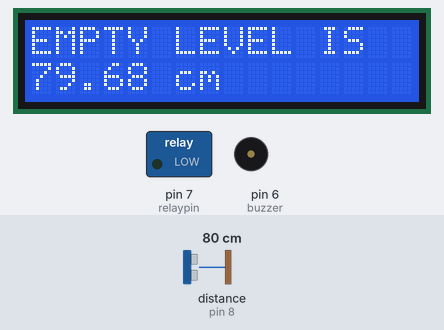
A sketch run on a simulated Arduino Uno, built with avr-gcc and run on an emulated ATmega328P. On the bench: 16×2 character LCD, switched loads named in the sketch (green lamp = pin HIGH), buzzer (waves = sounding, pin HIGH). Wiring (inferred from the names in the program): ultrasonic range finder: trigger pin 12; echo pin 8. Inputs (shaded band) come from the test bench; at power-on: distance to the obstacle (sensor on pin 8) 80 cm. The echo pulse lasts 58.3 µs per cm; pins used as bus, display or sensor lines are not drawn; what the sketch prints to the serial monitor is not drawn.

Above: at 1.2 s.
1.3 s: distance to the obstacle (sensor on pin 8) set to 7 cm
At 2.7 s:
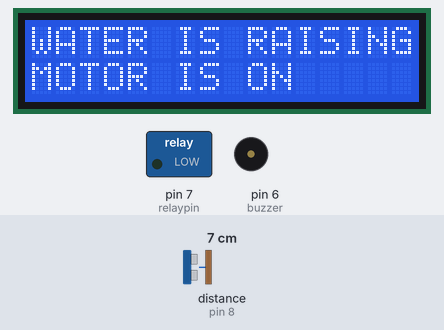
6.3 s: distance to the obstacle (sensor on pin 8) set to 4 cm
At 10.5 s:
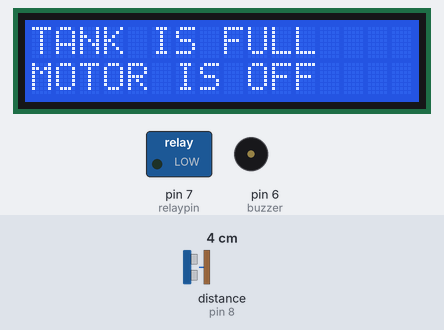
12.5 s: distance to the obstacle (sensor on pin 8) set to 9 cm
At 15.5 s:
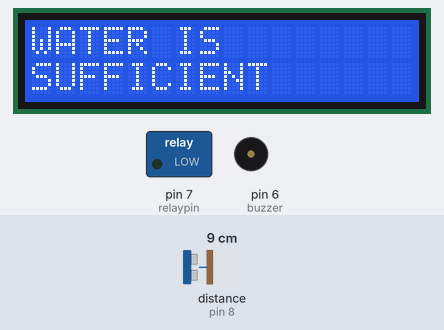
Timing chart, 0 to 17.0 s (numbered marks = the images above; inputs shaded):
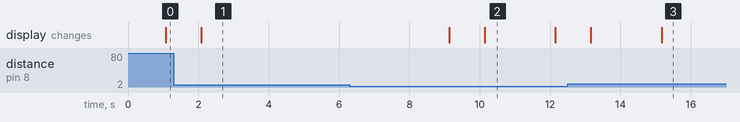

The sketch:

sketch_may29a.ino
```cpp
#include<LiquidCrystal.h>              //loads LCD library

   LiquidCrystal screen(10,9,5,4,3,2);       //an LCD object named screen has been created and it uses the pin numbers of the arduino that are specified in the braces

   float emptylevel;               //variable for distance between ultrasonic sensor and water
   float upperlimit=5.0;           // max level of water in the tank
   float lowerlimit=25.0;          //min level of water in the tank
   int relaypin=7;                 //relay pin is connected to pin 7
   int trigpin=12;                 // transmitter pin of ultrasonic sensor is connected to pin 12
   int echopin=8;                 // receiving pin of ultrasonic sensor is connected to pin 8
   int buzzer=6;                   //buzzer is connected to pin 6
   int LCDdelay=1000;              //delay time for LCD display (screen)
   int buzzdelay=1000;              //delay time for buzzer


void setup()
{
  Serial.begin(9600);                   //starts serial communication
  screen.begin(16,2);                   //starts LCD(16 columns,2 rows)
  pinMode(relaypin,OUTPUT);             //initialises as output pin
  pinMode(trigpin,OUTPUT);              //initialises as output pin
  pinMode(echopin,INPUT);               //initialises as input pin
  pinMode(buzzer,OUTPUT);               // initialises as output pin
  screen.print("WELCOME");               //prints to LCD
 }


//user defined function 1 ......
 float determine()
 {
  float timetaken;                                       // variable for total time taken by sound signal to reach echopin from trigpin
  float speedofsound=343.0;                              //speed of sound in  m/s
  float distance;                                        //variable for total distance travelled by the sound signal between trigpin and echopin

  digitalWrite(trigpin,LOW);                             //outputs 0v to the trigpin
  delayMicroseconds(2000);                               //0v output is maintained for 2000 microseconds (2 milliseconds)
  digitalWrite(trigpin,HIGH);                            //outputs 5v to the trigpin
  delayMicroseconds(10);                                 //5v output is maintained for 10 microseconds
  digitalWrite(trigpin,LOW);                             //outputs 0v to the trigpin

  timetaken=pulseIn(echopin,HIGH);                     //receives the high sound signal and estimates the time in microseconds taken by it
  timetaken=timetaken/1000000.0;                       //converts time from microseconds to seconds
  Serial.print("total travel time is ");               //prints to serial monitor
  Serial.print(timetaken);                             //
  Serial.println(" seconds");                          //
  delay(500);

  distance=speedofsound*timetaken;                                          //determines total distance travelled in meters
  distance=distance/2.0;                                                    //as actual distance between sensor and water is half of the total distance travelled by the sound signal
  distance=distance*100.0;                                                  //converts from m into cm
  Serial.print("distance of water from sensor is ");                        //prints to serial monitor
  Serial.print(distance);                                                   //
  Serial.println(" cm");                                                    //
  delay(500);

  return(distance);
 }


//user defined function 2 .........
  void wipe()
  {
    screen.setCursor(0,1);                              //places cursor at column 0 and row 1
    screen.print("                ");                   //prints 16 blanks to LCD
    screen.setCursor(0,0);                              //places cursor at column 0 and row 0
    screen.print("                ");                   //prints 16 blanks to LCD
    screen.setCursor(0,0);                              //again places cursor at column 0 and row 0
  }


void loop()
{
  emptylevel=determine();                       //calls determine() function

  // first if statement.......
  if(emptylevel<upperlimit)
   {
    wipe();                                     //calls wipe() function
    screen.print("EMPTY LEVEL IS ");            //prints to the LCD
    screen.setCursor(0,1);                      //
    screen.print(emptylevel);                   //
    screen.print(" cm");                        //
    delay(LCDdelay);                            //delay of 1000 ms

    if(relaypin==LOW
    )                            //if relay is on or motor is on
     {
      wipe();
      screen.print("TANK IS FULL");              //prints to the LCD
      screen.setCursor(0,1);                     //cursor moves
      screen.print("MOTOR WILL OFF");            //prints to LCD
      delay(LCDdelay);                           //delay of 1000 ms
      digitalWrite(relaypin,HIGH);               //turns off the motor
      digitalWrite(buzzer,HIGH);                 //buzzer sounds
      delay(buzzdelay);                                             //for 250 ms
      digitalWrite(buzzer,LOW);                  //buzzer turns off
     }
    else
     {                                               //if relay is off or motor is off
      wipe();
      screen.print("TANK IS FULL");             //prints to the LCD
      screen.setCursor(0,1);                    //
      screen.print("MOTOR IS OFF");             //
      delay(LCDdelay);                          //delay of 1000 ms
     }
    }


   //second if statement starts.......
   if(emptylevel>lowerlimit)
    {
     wipe();
     screen.print("EMPTY LEVEL IS ");                 //prints to the LCD
     screen.setCursor(0,1);                           //
     screen.print(emptylevel);                        //
     screen.print(" cm");                             //
     delay(LCDdelay);                                 //delay of 1000 ms

     while(emptylevel>upperlimit)
      {
       if(relaypin==HIGH)                            //if relay is off or motor is off
        {
         wipe();
         screen.print("WATER IS LESS");              //prints to LCD
         screen.setCursor(0,1);                      //
         screen.print("MOTOR WILL ON ");             //
         delay(LCDdelay);                            //delay of 1000 ms
         digitalWrite(relaypin,LOW);                 //turns on the motor
         digitalWrite(buzzer,HIGH);                  //buzzer sounds
         delay(buzzdelay);                                          //for 250 ms
         digitalWrite(buzzer,LOW);                   //buzzer turns off
        }
       else
        {                                             //if relay is on or motor is on
         wipe();
         screen.print("WATER IS RAISING");            //prints to LCD
         screen.setCursor(0,1);                       //
         screen.print("MOTOR IS ON");                 //
         delay(LCDdelay);                             //delay of 1000 ms
        }

       emptylevel=determine();                      //calls determine() function
      }
    }


   //third if statement starts.......
   if(emptylevel>upperlimit && emptylevel<lowerlimit)
    {
     wipe();
     screen.print("WATER IS ");                         //prints to LCD
     screen.setCursor(0,1);                             //
     screen.print("SUFFICIENT");                        //
     delay(LCDdelay);                                  //delay of 1000 ms
    }
}
```

Measured:
- the behaviour switches between 6 and 5 cm on distance to the obstacle (sensor on pin 8) (found by bisection; images 1 and 2)
- after the input at 6.3 s, the display: first changes after 2.8 s (image 2 shows a later state)
- after the input at 12.5 s, the display: first differs from a run without the input after 2.7 s (image 3)
- what the display in image 2 shows lasts 2.0 s, from 10.1 s to 12.1 s
